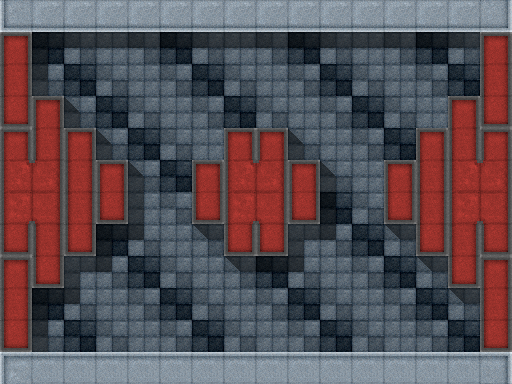

This is a level from a 2D game, rendered from its Tiled map with the project's own tilesets. A one-line summary and the map file follow, with tile-layer data summarised:
An orthogonal 16x12 tile map with 32x32 px tiles, 3 tile layers (waypoints, main, shadows), 4 tilesets and 9 objects.

<map version="1.0" orientation="orthogonal" width="16" height="12" tilewidth="32" tileheight="32">
  <tileset firstgid="1" name="ConcreteStorm" tilewidth="32" tileheight="32">
    <image source="TileSets/ConcreteStormTileSet.png" width="512" height="512" />
    <tile id="5">
      <properties>
        <property name="Pit" value="" />
      </properties>
    </tile>
    <tile id="6">
      <properties>
        <property name="Pit" value="" />
      </properties>
    </tile>
    <tile id="7">
      <properties>
        <property name="Pit" value="" />
      </properties>
    </tile>
    <tile id="21">
      <properties>
        <property name="Pit" value="" />
      </properties>
    </tile>
    <tile id="37">
      <properties>
        <property name="Pit" value="" />
      </properties>
    </tile>
    <tile id="53">
      <properties>
        <property name="Pit" value="" />
      </properties>
    </tile>
    <tile id="68">
      <properties>
        <property name="Empty" value="" />
      </properties>
    </tile>
    <tile id="69">
      <properties>
        <property name="Empty" value="" />
      </properties>
    </tile>
    <tile id="84">
      <properties>
        <property name="Empty" value="" />
      </properties>
    </tile>
    <tile id="85">
      <properties>
        <property name="Empty" value="" />
      </properties>
    </tile>
  </tileset>
  <tileset firstgid="257" name="Tanks" tilewidth="32" tileheight="32">
    <image source="TileSets/TanksTileSet.png" width="128" height="32" />
    <tile id="0">
      <properties>
        <property name="Team" value="Red" />
        <property name="Type" value="Tank" />
      </properties>
    </tile>
    <tile id="1">
      <properties>
        <property name="Team" value="Green" />
        <property name="Type" value="Tank" />
      </properties>
    </tile>
    <tile id="3">
      <properties>
        <property name="Team" value="Red" />
        <property name="Type" value="Tank" />
      </properties>
    </tile>
  </tileset>
  <tileset firstgid="261" name="Waypoints" tilewidth="32" tileheight="32">
    <image source="TileSets/WaypointTileSet.png" width="32" height="32" />
    <tile id="0">
      <properties>
        <property name="Color" value="Green" />
      </properties>
    </tile>
  </tileset>
  <tileset firstgid="262" name="TanksTiled" tilewidth="32" tileheight="32">
    <image source="TileSets/TanksTiled.png" width="512" height="512" />
    <tile id="5">
      <properties>
        <property name="Pit" value="" />
      </properties>
    </tile>
    <tile id="6">
      <properties>
        <property name="Pit" value="" />
      </properties>
    </tile>
    <tile id="7">
      <properties>
        <property name="Pit" value="" />
      </properties>
    </tile>
    <tile id="21">
      <properties>
        <property name="Pit" value="" />
      </properties>
    </tile>
    <tile id="37">
      <properties>
        <property name="Pit" value="" />
      </properties>
    </tile>
    <tile id="53">
      <properties>
        <property name="Pit" value="" />
      </properties>
    </tile>
    <tile id="68">
      <properties>
        <property name="Empty" value="" />
      </properties>
    </tile>
    <tile id="69">
      <properties>
        <property name="Empty" value="" />
      </properties>
    </tile>
    <tile id="84">
      <properties>
        <property name="Empty" value="" />
      </properties>
    </tile>
    <tile id="85">
      <properties>
        <property name="Empty" value="" />
      </properties>
    </tile>
    <tile id="144">
      <properties>
        <property name="Empty" value="" />
      </properties>
    </tile>
    <tile id="145">
      <properties>
        <property name="Empty" value="" />
      </properties>
    </tile>
    <tile id="192">
      <properties>
        <property name="Pit" value="" />
      </properties>
    </tile>
  </tileset>
 <layer name="waypoints" width="16" height="12">
  <properties>
   <property name="color" value="green" />
  </properties>
  <data>[192 cells, 20 non-empty, 1 distinct tile ids]</data>
 </layer>
 <layer name="main" width="16" height="12">
  <data>[192 cells, 192 non-empty, 16 distinct tile ids]</data>
 </layer>
 <objectgroup name="tanks" width="16" height="12">
  <object gid="257" x="160" y="128">
   <properties>
    <property name="WaypointColor" value="Green" />
   </properties>
  </object>
  <object gid="258" x="243" y="351" />
  <object gid="257" x="416" y="65">
   <properties>
    <property name="WaypointColor" value="Green" />
   </properties>
  </object>
  <object gid="257" x="320" y="64">
   <properties>
    <property name="WaypointColor" value="Green" />
   </properties>
  </object>
  <object gid="257" x="66" y="126">
   <properties>
    <property name="WaypointColor" value="Green" />
   </properties>
  </object>
  <object gid="257" x="322" y="128">
   <properties>
    <property name="WaypointColor" value="Green" />
   </properties>
  </object>
  <object gid="257" x="65" y="64">
   <properties>
    <property name="WaypointColor" value="Green" />
   </properties>
  </object>
  <object gid="257" x="417" y="128">
   <properties>
    <property name="WaypointColor" value="Green" />
   </properties>
  </object>
  <object gid="257" x="162" y="65">
   <properties>
    <property name="WaypointColor" value="Green" />
   </properties>
  </object>
 </objectgroup>
 <layer name="shadows" width="16" height="12">
  <data>[192 cells, 38 non-empty, 6 distinct tile ids]</data>
 </layer>
</map>
